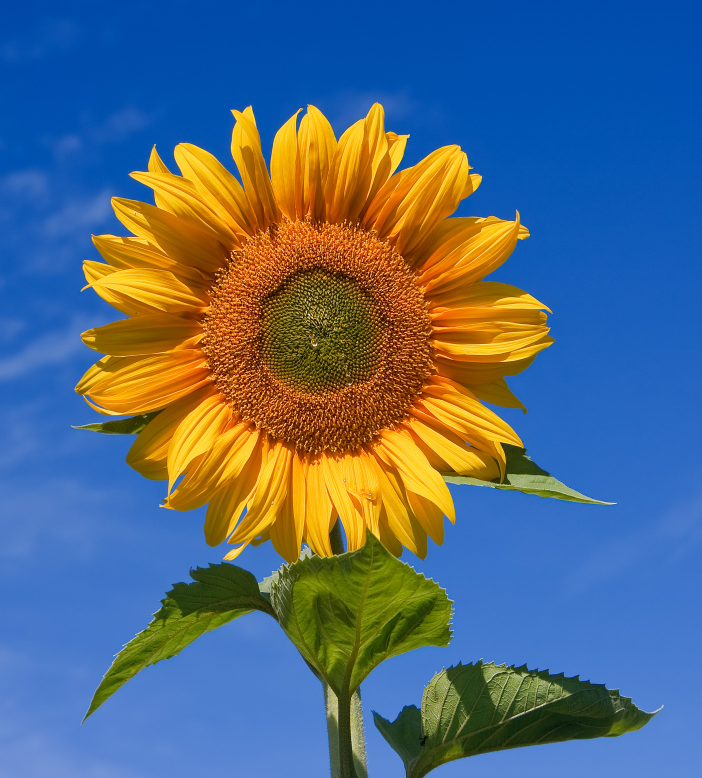
#> input picture test_image.jpg, 1404 x 1555 px, found by its file name (shown at 1/2 size)
$ python symmetry.py
#> lines starting #> are read from the running program, lines starting #| are printed output that depends on the picture
import cv2
import numpy as np
import matplotlib.pyplot as plt

def detect_symmetry(image_path):
#> called with image_path = 'test_image.jpg'
    img = cv2.imread(image_path)
#> img is the input picture: shape (1555, 1404, 3); mean B, G, R 125.9, 106.1, 84.5
    img_rgb = cv2.cvtColor(img, cv2.COLOR_BGR2RGB)
    gray = cv2.cvtColor(img, cv2.COLOR_BGR2GRAY)
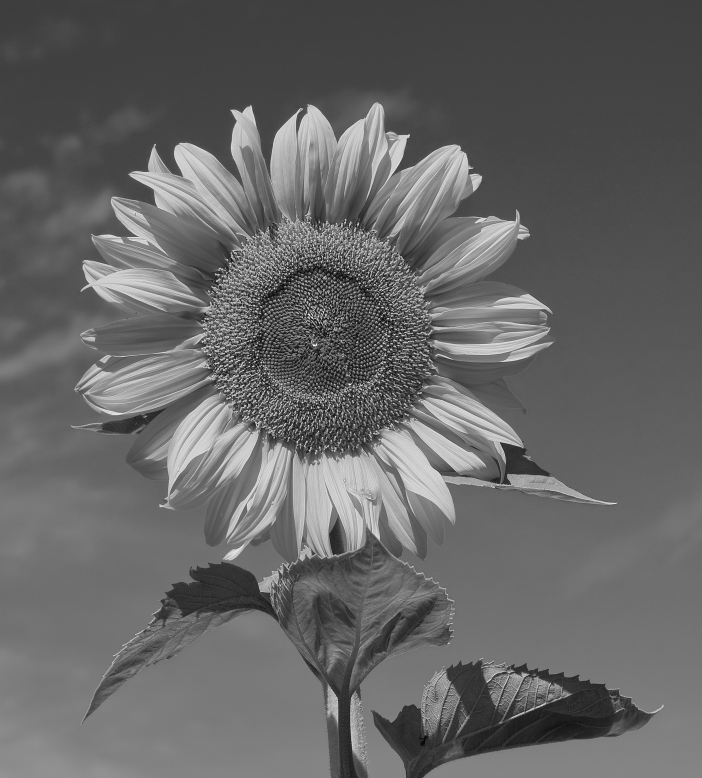
#> gray: shape (1555, 1404) (shown at 1/2 size); min 1, max 255, mean 101.9

    h, w = img.shape[:2]
#> h = 1555; w = 1404
    mid_x = w // 2
#> mid_x = 702
    mid_y = h // 2
#> mid_y = 777

    # Left aur right half compare karo
    left_half = gray[:, :mid_x]
    right_half = cv2.flip(gray[:, mid_x:], 1)
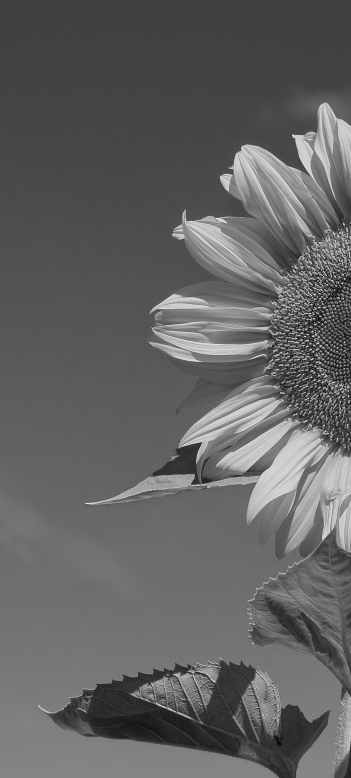
#> right_half: shape (1555, 702) (shown at 1/2 size); min 2, max 254, mean 98

    # Right half ko left ke size pe resize karo
    right_half = cv2.resize(right_half, (left_half.shape[1], left_half.shape[0]))

    # Symmetry score calculate karo
    diff = cv2.absdiff(left_half, right_half)
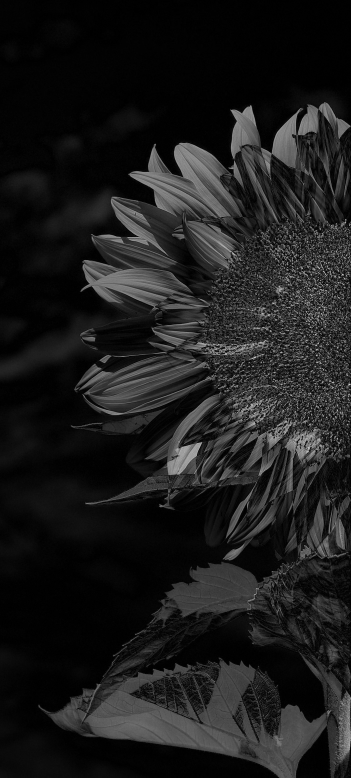
#> diff: shape (1555, 702) (shown at 1/2 size); min 0, max 235, mean 27.9
    symmetry_score = 100 - (np.mean(diff) / 255 * 100)
#> symmetry_score = 89.05

    # Top aur bottom half compare karo
    top_half = gray[:mid_y, :]
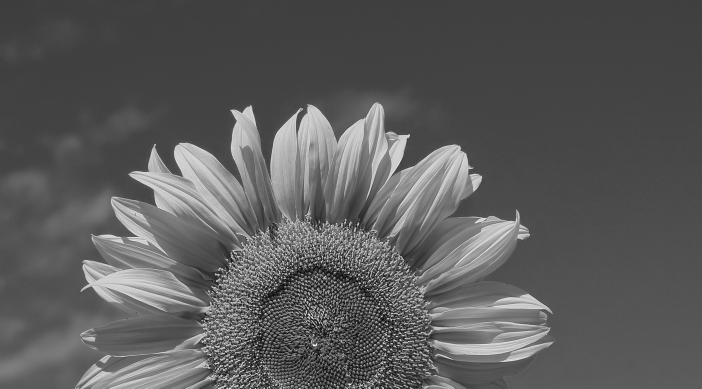
#> top_half: shape (777, 1404) (shown at 1/2 size); min 1, max 255, mean 91.1
    bottom_half = cv2.flip(gray[mid_y:, :], 0)
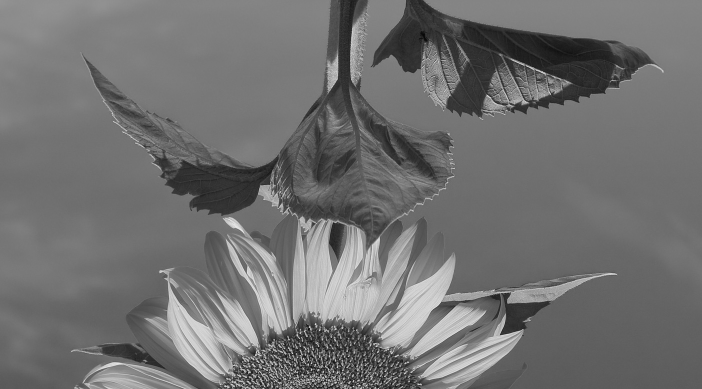
#> bottom_half: shape (778, 1404) (shown at 1/2 size); min 3, max 254, mean 112.6
    bottom_half = cv2.resize(bottom_half, (top_half.shape[1], top_half.shape[0]))
#> bottom_half: shape (777, 1404)

    diff_v = cv2.absdiff(top_half, bottom_half)
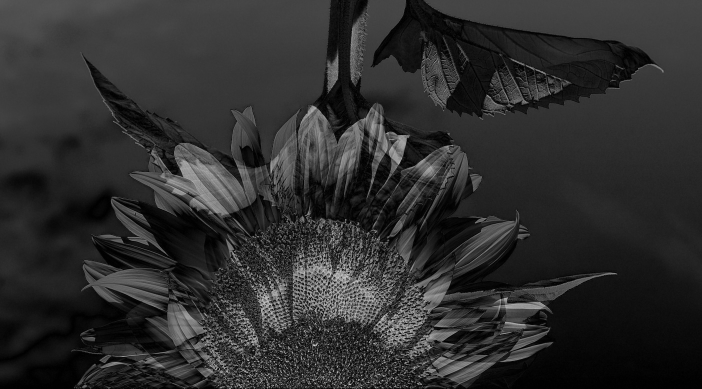
#> diff_v: shape (777, 1404) (shown at 1/2 size); min 0, max 233, mean 46.2
    v_symmetry_score = 100 - (np.mean(diff_v) / 255 * 100)
#> v_symmetry_score = 81.9

    # Plot karo
    fig, axes = plt.subplots(1, 3, figsize=(15, 5))
    fig.patch.set_facecolor('#0a0a0a')

    titles = ['Original Image',
              f'Horizontal Symmetry\nScore: {symmetry_score:.1f}%',
              f'Vertical Symmetry\nScore: {v_symmetry_score:.1f}%']
    images = [img_rgb,
              np.hstack([left_half, cv2.flip(right_half, 1)]),
              np.vstack([top_half, cv2.flip(bottom_half, 0)])]

    for ax, im, title in zip(axes, images, titles):
        ax.set_facecolor('#0a0a0a')
        ax.imshow(im, cmap='gray' if im.ndim == 2 else None)
        ax.set_title(title, color='cyan', fontsize=11)
        ax.axis('off')
#> this loop made 3 passes
#> title on pass 1: 'Original Image'

    # Symmetry lines draw karo
    axes[0].axvline(x=mid_x, color='red', linewidth=2,
                    linestyle='--', label='Vertical axis')
    axes[0].axhline(y=mid_y, color='lime', linewidth=2,
                    linestyle='--', label='Horizontal axis')
    axes[0].legend(facecolor='#111', labelcolor='white', fontsize=9)

    fig.suptitle('AlgebraicVision AI — Symmetry Detector',
                 color='gold', fontsize=14, fontweight='bold')

    plt.tight_layout()
    plt.show()
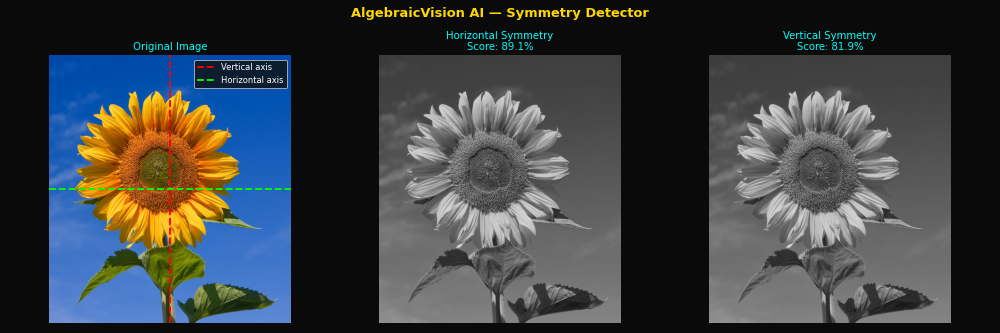
#> figure drawn by matplotlib, 3 panels

    print(f"Horizontal Symmetry Score: {symmetry_score:.1f}%")
#| Horizontal Symmetry Score: 89.1%
    print(f"Vertical Symmetry Score: {v_symmetry_score:.1f}%")
#| Vertical Symmetry Score: 81.9%

    if symmetry_score > 70:
        print("High horizontal symmetry detected!")
    if v_symmetry_score > 70:
        print("High vertical symmetry detected!")

if __name__ == "__main__":
    detect_symmetry("test_image.jpg")
